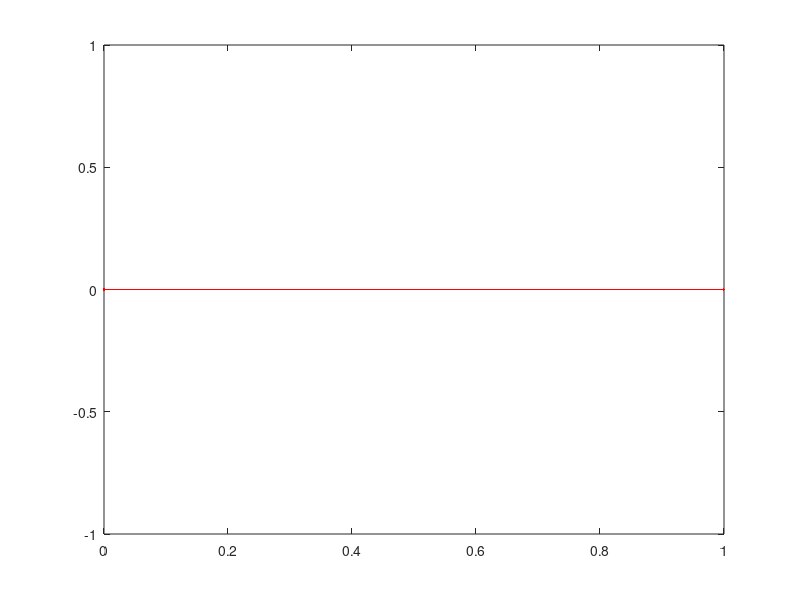

MATLAB code for this plot:
% Code for a 1D tensegrity structure
% Inputs: initial positions and forces
% Outputs: final positions
% Version 0.1 by Caleb Swain on 2023/11/13 

close all
clear

% create a while loop
% Find the rigidity matrix
% Calculate tau = J^T*F
% use tau to get x_dot
% x_i+1 = x_i + dt*x_dot
% end while loop

% create a vector of positions
x1 = 0; % x position of node 1
x2 = 1; % x position of node 2
x = [x1; x2]; % vector of x positions
y = [0; 0]; % vector of y positions for 1D
plot(x, y, ".-b") % plots our structure
pause(10)

L = 1; % length of rod 1

x1_dot = 0; % linear velocity of node 1 in x direction
x2_dot = 1; % linear velocity of node 2 in x direction
x_dot = [x1_dot; x2_dot]; % vector of linear velocities in x direction

% L_dot = (x1 - x2)/L*x1_dot + (x2 - x1)/L*x2_dot
% L_dot = [(x1-x2)/L, (x2-x1)/L]*[x1_dot; x2_dot]
R = [(x1-x2)/L; (x2-x1)/L]; % rigidity matrix in 1D

% fix nodes by removing their rows
R(1,:) = [];
x(1,:) = [];

F = [-1]; % vector of forces applied to the structure
tau = R.'\-F; % calculates the internal forces
% tau(1) is the reaction force at node 1
% tau(2) is the force generated by rod 1

k = [1000]; % vector of stiffnesses of the rods
% F = -k*delta_x or tau = -k*delta_x
% delta_x = -k\tau
delta_x = -k\tau;
x = x + delta_x;

x = [x1, x];
plot(x, y, ".-r")
